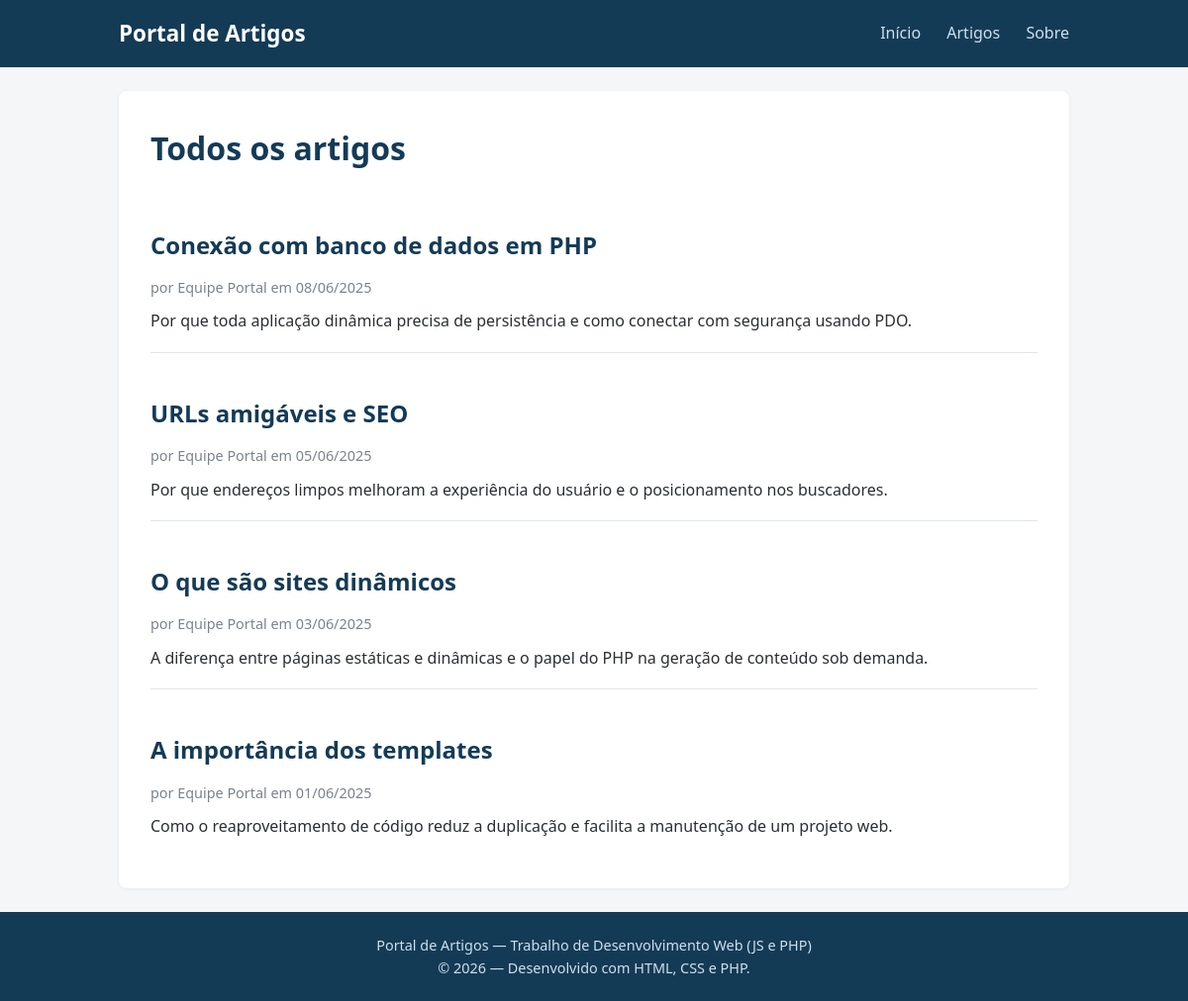
Screenshot of /site-php/artigos with the database file from the repository.
### tables this page shows
CREATE TABLE artigos (
    id         INT AUTO_INCREMENT PRIMARY KEY,
    titulo     VARCHAR(200)  NOT NULL,
    slug       VARCHAR(200)  NOT NULL UNIQUE,    
    resumo     VARCHAR(300)  NOT NULL,
    conteudo   TEXT          NOT NULL,
    autor      VARCHAR(100)  NOT NULL,
    criado_em  DATETIME      NOT NULL DEFAULT CURRENT_TIMESTAMP
);

### site-php/index.php (called while the page is built, shortened)
<?php
$url = $_GET['url'] ?? '';
$url = trim($url, '/');
$partes = $url === '' ? [] : explode('/', $url);
$pagina    = $partes[0] ?? 'home';
$parametro = $partes[1] ?? null;
switch ($pagina) {
    case 'artigos':
        $arquivo = $parametro === null
            ? __DIR__ . '/pages/artigos.php'
            : __DIR__ . '/pages/artigo.php';
        break;
}
require __DIR__ . '/templates/header.php';
require $arquivo;
require __DIR__ . '/templates/footer.php';

### site-php/pages/artigos.php (the view)
<?php
$pdo = getConexao();
$stmt = $pdo->query('SELECT id, titulo, slug, resumo, autor, criado_em
                     FROM artigos ORDER BY criado_em DESC');
$artigos = $stmt->fetchAll();
?>
<h1>Todos os artigos</h1>
<div class="lista-artigos">
    <?php foreach ($artigos as $artigo): ?>
        <article class="item">
            <h2>
                <a href="<?= $base ?>/artigos/<?= htmlspecialchars($artigo['slug']) ?>">
                    <?= htmlspecialchars($artigo['titulo']) ?>
                </a>
            </h2>
            <p class="meta">
                por <?= htmlspecialchars($artigo['autor']) ?>
                em <?= date('d/m/Y', strtotime($artigo['criado_em'])) ?>
            </p>
            <p><?= htmlspecialchars($artigo['resumo']) ?></p>
        </article>
    <?php endforeach; ?>
</div>

### site-php/public/css/style.css (style rules this page uses)
* { margin: 0; padding: 0; box-sizing: border-box; }
:root { --azul: #1f5f8b; --azul-escuro: #143b56; --cinza: #f4f6f8; --texto: #2b2f33; --borda: #e1e6ea; }
body { font-family: "Segoe UI", Arial, sans-serif; color: var(--texto); background: var(--cinza); line-height: 1.6; }
.conteudo h1 { color: var(--azul-escuro); margin-bottom: 12px; }
.conteudo h2 { color: var(--azul); margin: 24px 0 12px; }
.botao, .leia, .meta { font-weight: 500; }
.meta { color: #7a838b; font-size: .9rem; margin: 4px 0 10px; }
.lista-artigos .item { border-bottom: 1px solid var(--borda); padding: 18px 0; }
.lista-artigos .item:last-child { border-bottom: none; }
.lista-artigos h2 a { color: var(--azul-escuro); text-decoration: none; }

### rows the page displays
artigos: titulo "Conexão com banco de dados em PHP", autor "Equipe Portal", criado_em "08/06/2025", resumo "Por que toda aplicação dinâmica precisa de persistência e como conectar com segurança usando PDO."
artigos: titulo "URLs amigáveis e SEO", autor "Equipe Portal", criado_em "05/06/2025", resumo "Por que endereços limpos melhoram a experiência do usuário e o posicionamento nos buscadores."
artigos: titulo "O que são sites dinâmicos", autor "Equipe Portal", criado_em "03/06/2025", resumo "A diferença entre páginas estáticas e dinâmicas e o papel do PHP na geração de conteúdo sob demanda."
artigos: titulo "A importância dos templates", autor "Equipe Portal", criado_em "01/06/2025", resumo "Como o reaproveitamento de código reduz a duplicação e facilita a manutenção de um projeto web."
